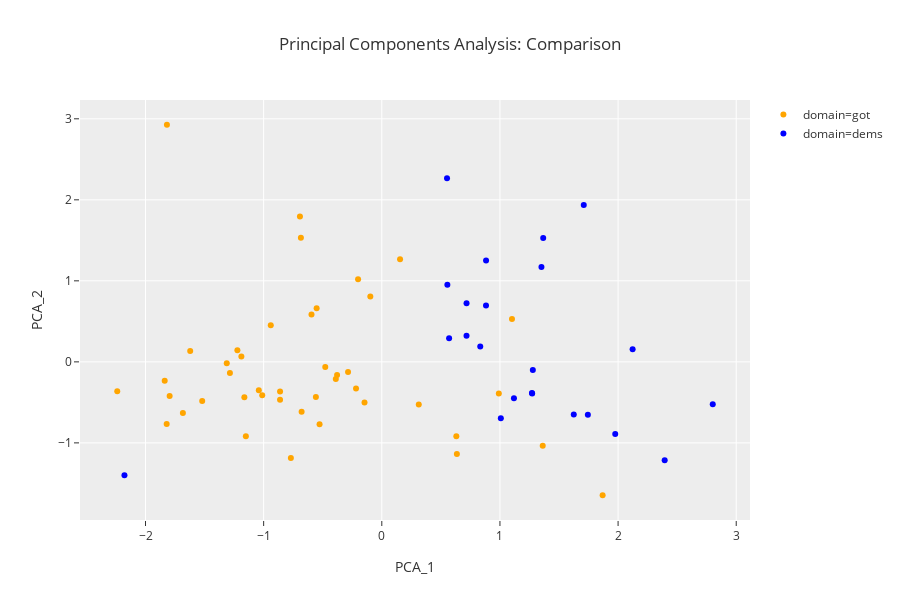

This figure's notebook cell:
### Markdown cell above
Now let's look by PCA.

### Code cell
px.scatter(data_frame=pca_df
           ,x='PCA_1'
           ,y='PCA_2'
           ,color='domain'
           ,template='ggplot2'
           ,title='Principal Components Analysis: Comparison'
           ,hover_name='person'
#            ,labels={"neg":"Negative Sentiment"
#                     ,"pos":"Positive Sentiment"
#                     ,"comment_length":"Avg Comment Char Length"
#                    }
            ,color_discrete_map={'got':'orange','dems': 'blue'}
          )

### Figure 1 — Plotly figure (JSON) as saved in the notebook; plotly's stock layout.template omitted (floating-point values rounded to 4 significant figures)
{"data": [{"hoverlabel": {"namelength": 0}, "hovertemplate": "<b>%{hovertext}</b><br><br>domain=got<br>PCA_1=%{x}<br>PCA_2=%{y}", "hovertext": ["bran", "jon", "dany", "davos", "doran", "cersei", "tyrion", "sansa", "arya", "stannis", "varys", "jamie", "brienne", "samwell", "jorah", "theon", "hound", "littlefinger", "joffrey", "mountain", "robb", "dragons", "melisandre", "bronn", "gilly", "ramsey", "missandei", "gendry", "grey worm", "ned", "catelyn", "tormund", "robert", "tommen", "viserys", "margaery", "euron", "oberyn", "night_king", "jaqen", "hodor", "ygritte", "mance"], "legendgroup": "domain=got", "marker": {"color": "orange", "symbol": "circle"}, "mode": "markers", "name": "domain=got", "showlegend": true, "type": "scatter", "uid": "6d105ec0-5ac7-4a98-a66b-f0e29922e068", "x": [-0.9397, -1.041, -1.796, 0.6308, -0.6847, -1.684, -0.8613, -1.012, -1.222, -0.3785, -1.286, -1.151, -0.7696, 0.9906, -0.6786, -0.5268, -0.3892, -0.5578, -0.2857, -0.5516, -1.838, -1.52, -1.312, -0.2181, 1.102, -0.8611, -1.821, -0.09705, -1.622, -0.4784, -0.1463, 0.6355, -1.189, -0.595, -1.163, 1.869, -2.239, 0.3129, 0.1545, -0.693, -1.819, 1.362, -0.2006], "xaxis": "x", "y": [0.4504, -0.3495, -0.4215, -0.9181, 1.533, -0.6319, -0.4661, -0.4117, 0.1419, -0.1614, -0.137, -0.9172, -1.185, -0.3905, -0.6161, -0.7692, -0.2119, -0.4322, -0.1262, 0.6631, -0.234, -0.4844, -0.01736, -0.3273, 0.5278, -0.3655, -0.7682, 0.8057, 0.1354, -0.06293, -0.5018, -1.139, 0.06764, 0.5838, -0.4373, -1.646, -0.3618, -0.5266, 1.266, 1.794, 2.927, -1.035, 1.021], "yaxis": "y"}, {"hoverlabel": {"namelength": 0}, "hovertemplate": "<b>%{hovertext}</b><br><br>domain=dems<br>PCA_1=%{x}<br>PCA_2=%{y}", "hovertext": ["harris", "biden", "buttigieg", "gillibrand", "hickenlooper", "klobuchar", "warren", "booker", "inslee", "castro", "gabbard", "sanders", "de blasio", "bullock", "gravel", "messam", "o'rourke", "bennet", "delaney", "moulton", "swalwell", "williamson", "yang"], "legendgroup": "domain=dems", "marker": {"color": "blue", "symbol": "circle"}, "mode": "markers", "name": "domain=dems", "showlegend": true, "type": "scatter", "uid": "3da6b8b2-0083-4725-9b13-ca5d849af59c", "x": [1.271, 0.8333, 1.273, 0.5696, 1.351, 0.8826, 1.744, 0.882, 2.394, 0.7171, -2.178, 1.119, 1.366, 2.801, 0.7172, 1.71, 1.008, 1.278, 0.5549, 2.123, 1.976, 0.5522, 1.625], "xaxis": "x", "y": [-0.3841, 0.1896, -0.391, 0.2929, 1.172, 1.251, -0.6542, 0.6966, -1.214, 0.322, -1.399, -0.4494, 1.528, -0.5222, 0.7244, 1.936, -0.6957, -0.09946, 0.9532, 0.155, -0.8899, 2.265, -0.6509], "yaxis": "y"}], "layout": {"grid": {"xaxes": ["x"], "xgap": 0.1, "xside": "bottom", "yaxes": ["y"], "ygap": 0.1, "yside": "left"}, "height": 600, "legend": {"tracegroupgap": 0}, "title": {"text": "Principal Components Analysis: Comparison"}, "xaxis": {"title": {"text": "PCA_1"}}, "yaxis": {"title": {"text": "PCA_2"}}}}
